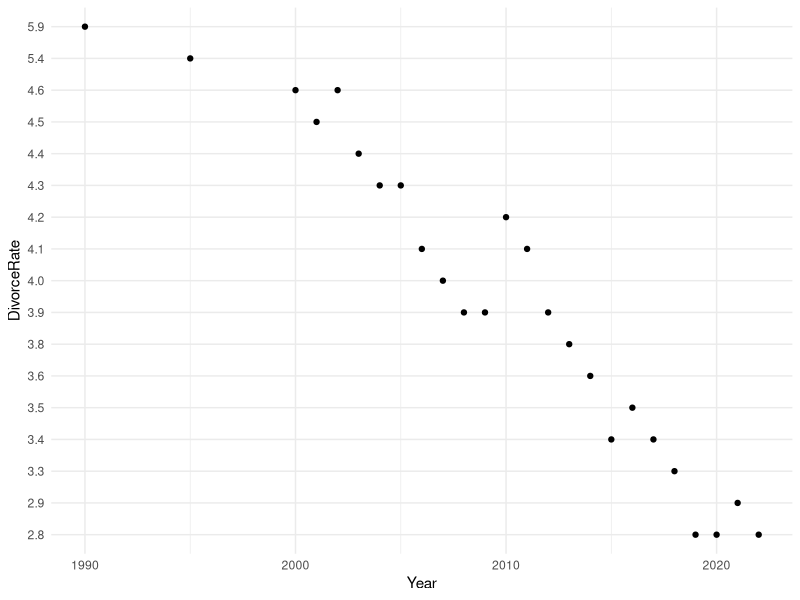
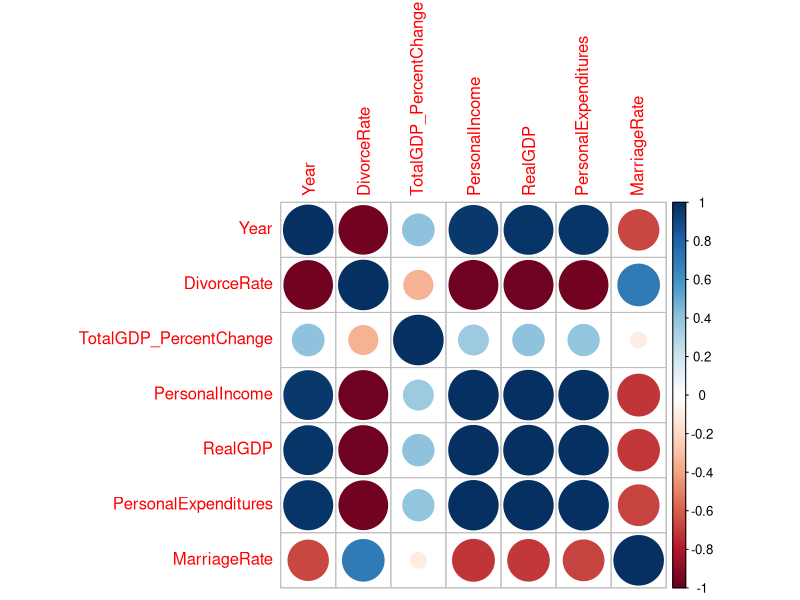

R code for these plots, in order:

##read files
divorce <- read.csv("divorce_rates.csv")
head(divorce)
washington <- divorce[49,1:26]

##need to unpivot data to pull divorce rates and year in 2 different columns
library(tidyverse)

washington <- washington[,] %>%
  mutate(across(everything(), as.character))

wa_long <- washington %>%
  pivot_longer(
    cols = starts_with("X"), 
    names_to = "Year",        
    values_to = "DivorceRate" 
  ) %>%
  mutate(Year = as.integer(str_remove(Year, "X")))

wa_long <- wa_long[2:26,]

ggplot(data = wa_long, aes(x=Year, y=DivorceRate)) +
  geom_point()+
  theme_minimal()


GDP_percentage <- read.csv("WA_GDP.csv")

WA_total_GDP_perc <- GDP_percentage[1,9:34]

WA_GDP_long_perc <- WA_total_GDP_perc %>%
  pivot_longer(
    cols = starts_with("X"), 
    names_to = "Year",        
    values_to = "TotalGDP_PercentChange" 
  ) %>%
  mutate(Year = as.integer(str_remove(Year, "X")))

WA_expense <- read.csv("SASUMMARY_WA_1998_2023.csv")

WA_expense <- WA_expense[,] %>%
  mutate(across(everything(), as.character))

personal_income <- WA_expense[5,9:34]

pi_long <- personal_income %>%
  pivot_longer(
    cols = starts_with("X"), 
    names_to = "Year",        
    values_to = "PersonalIncome" 
  ) %>%
  mutate(Year = as.integer(str_remove(Year, "X")))

RealGDP <- WA_expense[1,9:34]

rgdp_long <- RealGDP %>%
  pivot_longer(
    cols = starts_with("X"), 
    names_to = "Year",        
    values_to = "RealGDP" 
  ) %>%
  mutate(Year = as.integer(str_remove(Year, "X")))

Expenditures <- WA_expense[7,9:34]

expenditures_long <- Expenditures %>%
  pivot_longer(
    cols = starts_with("X"), 
    names_to = "Year",        
    values_to = "PersonalExpenditures" 
  ) %>%
  mutate(Year = as.integer(str_remove(Year, "X")))

marriages <- read.csv("marriage_rates.csv")
wa_marriage <- marriages[48,2:26]

wa_marriage <- wa_marriage[,] %>%
  mutate(across(everything(), as.character))


wa_long_mar <- wa_marriage %>%
  pivot_longer(
    cols = starts_with("X"), 
    names_to = "Year",        
    values_to = "MarriageRate" 
  ) %>%
  mutate(Year = as.integer(str_remove(Year, "X")))

wa_long_mar <- wa_long_mar[1:26,]

wa_combined <- wa_long %>%
  left_join(WA_GDP_long_perc, by = "Year") %>%
  left_join(pi_long, by = "Year") %>%
  left_join(rgdp_long, by = "Year") %>%
  left_join(expenditures_long, by = "Year") %>%
  left_join(wa_long_mar, by = "Year")

wa_combined <- wa_combined %>%
  mutate(across(c(DivorceRate, TotalGDP_PercentChange, PersonalIncome, 
                  RealGDP, PersonalExpenditures, MarriageRate), as.numeric))

wa_combined <-wa_combined[1:23,]




##correlation matrix
library(corrplot)

corrplot(cor(wa_combined[,]))
